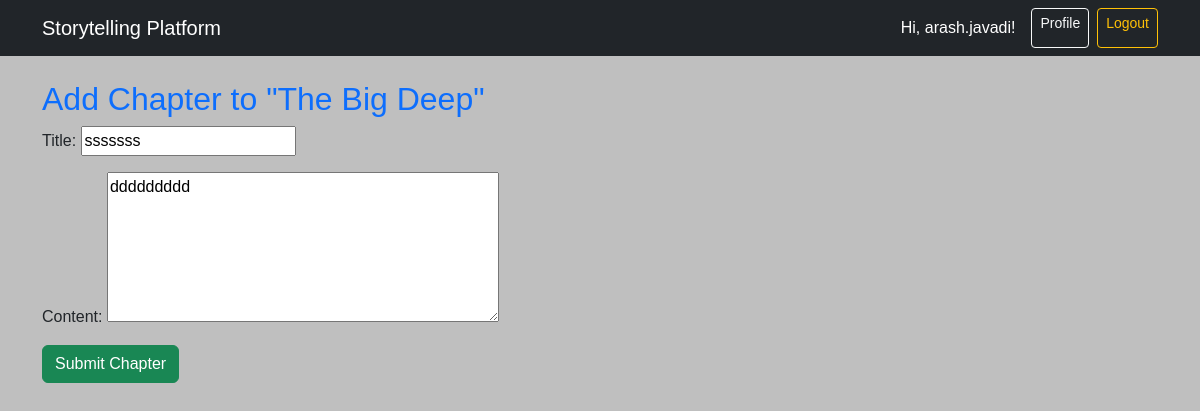
Page /chapter/6/edit/ (signed in) on the committed database.
### stories/models.py (models this page shows, shortened)
class Story(models.Model):
    title                = models.CharField(max_length=200)
    description          = models.TextField()
    author               = models.ForeignKey(User, on_delete=models.CASCADE)
    is_public            = models.BooleanField(default=True)
    allow_contributions  = models.BooleanField(default=True)
    created_on           = models.DateTimeField(auto_now_add=True)
    image                = models.ImageField(upload_to='stories/', blank=True, null=True)

class Chapter(models.Model):
    story       = models.ForeignKey(Story, on_delete=models.CASCADE,
                                    related_name="chapters")
    title       = models.CharField(max_length=200)
    content     = models.TextField()
    author      = models.ForeignKey(User, on_delete=models.CASCADE)
    parent      = models.ForeignKey(
        "self", on_delete=models.CASCADE,
        null=True, blank=True, related_name="children"
    )
    created_on  = models.DateTimeField(auto_now_add=True)

### stories/views.py (the view)
# urls.py: path('chapter/<int:chapter_id>/edit/', views.chapter_edit, name='chapter_edit'),
@login_required
def chapter_edit(request, chapter_id):
    chapter = get_object_or_404(Chapter, id=chapter_id)
    if request.user != chapter.author:
        return redirect('story_detail', story_id=chapter.story.id)
    if request.method == 'POST':
        form = ChapterForm(request.POST, instance=chapter)
        if form.is_valid():
            form.save()
            return redirect('story_detail', story_id=chapter.story.id)
    else:
        form = ChapterForm(instance=chapter)
    return render(request, 'stories/chapter_form.html', {
        'form': form,
        'story': chapter.story,
        'parent': chapter.parent,
    })

### stories/forms.py
class ChapterForm(forms.ModelForm):
    class Meta:
        model = Chapter
        fields = ['title', 'content']
        widgets = {
            'content': forms.Textarea(attrs={'rows': 6}),
        }

### templates/stories/chapter_form.html (shortened to what this page needs)
{% extends "base.html" %}
{% block content %}
<h2>Add Chapter to "{{ story.title }}"</h2>
<form method="post">
    {{ form.as_p }}
    <button type="submit" class="btn btn-success">Submit Chapter</button>
</form>
{% endblock %}

### templates/base.html (shortened to what this page needs)
{% load static %}
<!DOCTYPE html>
<html lang="en">
<head>
    <link href="https://cdn.jsdelivr.net/npm/bootstrap@5.3.3/dist/css/bootstrap.min.css" rel="stylesheet">
    <link rel="stylesheet" href="{% static 'css/style.css' %}">
</head>
<body>
    <nav class="navbar navbar-expand-lg navbar-dark bg-dark mb-4">
        <div class="container">
            <a class="navbar-brand" href="/">Storytelling Platform</a>
            <div class="d-flex ms-auto">
                {% if user.is_authenticated %}
                <span class="navbar-text text-white me-3">Hi, {{ user.username }}!</span>
                <a href="{% url 'profile' %}" class="btn btn-outline-light btn-sm me-2">Profile</a>
                <a href="{% url 'logout' %}" class="btn btn-outline-warning btn-sm">Logout</a>
                {% else %}
                <a href="{% url 'login' %}" class="btn btn-outline-light btn-sm me-2">Login</a>
                <a href="{% url 'register' %}" class="btn btn-success btn-sm">Register</a>
                {% endif %}
            </div>
        </div>
    </nav>
    <div class="container">
        {% block content %}
        {% endblock %}
    </div>
</body>
</html>

### static/css/style.css (style rules this page uses)
body { background: #bfbfbf; font-family: Arial, sans-serif; }
h2 { color: #0d6efd; }

### rows in the picture
Story: title "The Big Deep"
Chapter: title "sssssss", content "ddddddddd"

### other values in the picture
{{ user.username }} "arash.javadi"
